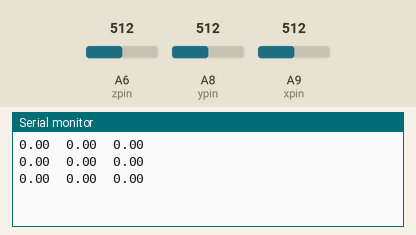
This sketch was run on a simulated Arduino Mega 2560, built with avr-gcc and run on an emulated ATmega2560. On the bench: the last lines printed to the serial monitor. Inputs (shaded band) come from the test bench; at power-on: A6 (zpin) = 512, A8 (ypin) = 512, A9 (xpin) = 512.

Above: at 1.3 s.
1.4 s: A6 (zpin) set to 716
At 1.9 s:
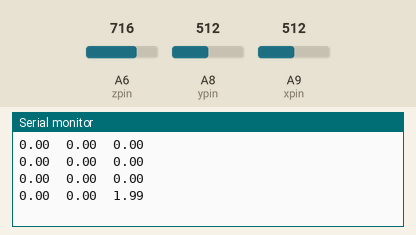
2.9 s: A8 (ypin) set to 716
At 3.4 s:
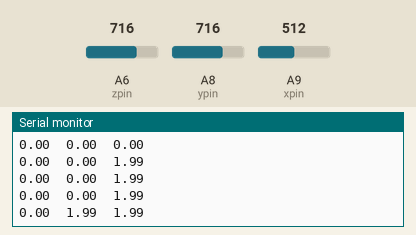
4.4 s: A9 (xpin) set to 716
At 4.9 s:
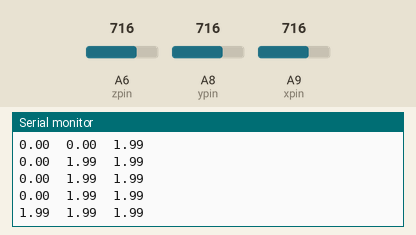
5.9 s: A6 (zpin) set to 900
At 6.5 s:
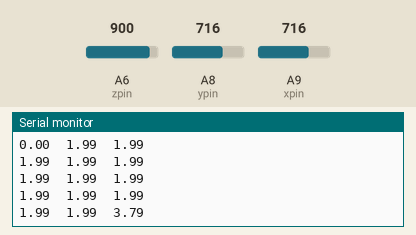
7.4 s: A8 (ypin) set to 900
At 8.0 s:
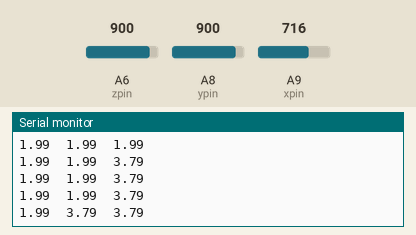
8.9 s: A9 (xpin) set to 900
At 9.5 s:
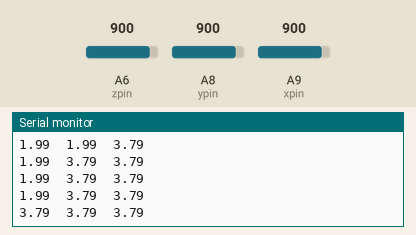
Timing chart, 0 to 11.4 s (numbered marks = the images above; inputs shaded):
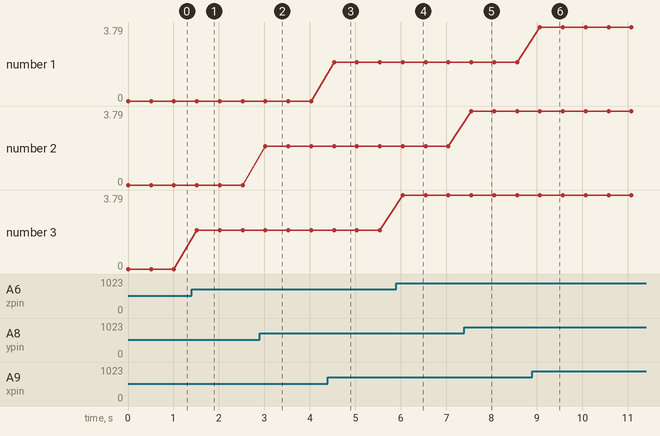

The sketch:

AccelTest.ino
```cpp
// these constants describe the pins. They won't change:
const int xpin = A9;                  // x-axis of the accelerometer
const int ypin = A8;                  // y-axis
const int zpin = A6;                  // z-axis (only on 3-axis models)
//
int sampleDelay = 500;   //number of milliseconds between readings
void setup()
{
 // initialize the serial communications:
 Serial.begin(9600);
 //
 //Make sure the analog-to-digital converter takes its reference voltage from
 // the AREF pin
 pinMode(xpin, INPUT);
 pinMode(ypin, INPUT);
 pinMode(zpin, INPUT);
}
void loop()
{
 int x = analogRead(xpin);
 //
 //add a small delay between pin readings.  I read that you should
 //do this but haven't tested the importance
   delay(1);
 //
 int y = analogRead(ypin);
 //
 //add a small delay between pin readings.  I read that you should
 //do this but haven't tested the importance
   delay(1);
 //
 int z = analogRead(zpin);
 //
 //zero_G is the reading we expect from the sensor when it detects
 //no acceleration.  Subtract this value from the sensor reading to
 //get a shifted sensor reading.
 float zero_G =512;
 //
 //scale is the number of units we expect the sensor reading to
 //change when the acceleration along an axis changes by 1G.
 //Divide the shifted sensor reading by scale to get acceleration in Gs.
 float scale =102.3;
 //
 Serial.print(((float)x - zero_G)/scale);
 Serial.print("\t");
 //
 Serial.print(((float)y - zero_G)/scale);
 Serial.print("\t");
 //
 Serial.print(((float)z - zero_G)/scale);
 Serial.print("\n");
 //
 // delay before next reading:
 delay(sampleDelay);
}
```

Measured:
- after the input at 1.4 s, the serial monitor: prints a new line after 0.11 s (image 1)
- after the input at 2.9 s, the serial monitor: prints a new line after 0.12 s (image 2)
- after the input at 4.4 s, the serial monitor: prints a new line after 0.13 s (image 3)
- after the input at 5.9 s, the serial monitor: prints a new line after 0.15 s (image 4)
- after the input at 7.4 s, the serial monitor: prints a new line after 0.16 s (image 5)
- after the input at 8.9 s, the serial monitor: prints a new line after 0.17 s (image 6)
- plotted number 3: 0 → 1.99 after the input at 1.4 s, 1.99 → 3.79 after the input at 5.9 s
